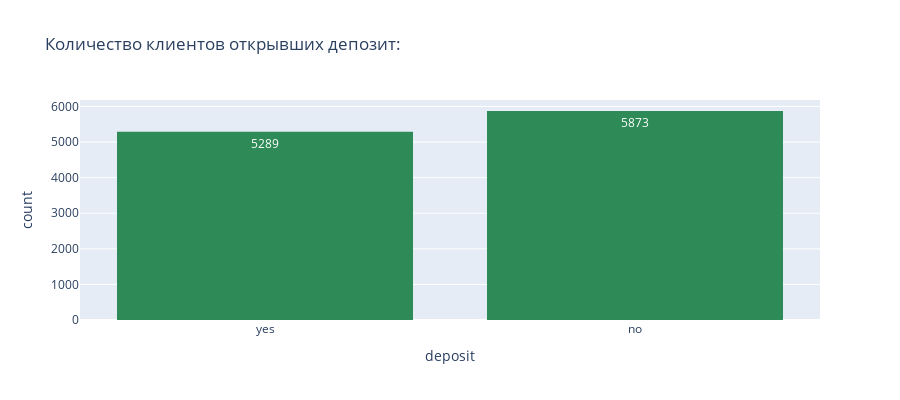

The cell this chart's notebook holds for it:
### Code cell
px.histogram(data,
             x = 'deposit',
             # Выведем количество наблюдений в каждом столбце:
             text_auto = True,
             # Цвет графика:
             color_discrete_sequence = ['seagreen'],
             # Высота графика:
             height = 400,
             # Заголовок графика: 
             title = '''Количество клиентов открывших депозит:'''
             )

### Figure 1 — Plotly figure (JSON) as saved in the notebook; plotly's stock layout.template omitted (floating-point values rounded to 4 significant figures; data arrays with more than 128 entries replaced by an {"elided": "..."} marker saying what was removed)
{"data": [{"alignmentgroup": "True", "bingroup": "x", "hovertemplate": "deposit=%{x}<br>count=%{y}<extra></extra>", "legendgroup": "", "marker": {"color": "seagreen", "pattern": {"shape": ""}}, "name": "", "offsetgroup": "", "orientation": "v", "showlegend": false, "texttemplate": "%{value}", "type": "histogram", "x": {"elided": "11162 str values"}, "xaxis": "x", "yaxis": "y"}], "layout": {"barmode": "relative", "height": 400, "legend": {"tracegroupgap": 0}, "title": {"text": "Количество клиентов открывших депозит:"}, "xaxis": {"anchor": "y", "domain": [0, 1], "title": {"text": "deposit"}}, "yaxis": {"anchor": "x", "domain": [0, 1], "title": {"text": "count"}}}}
